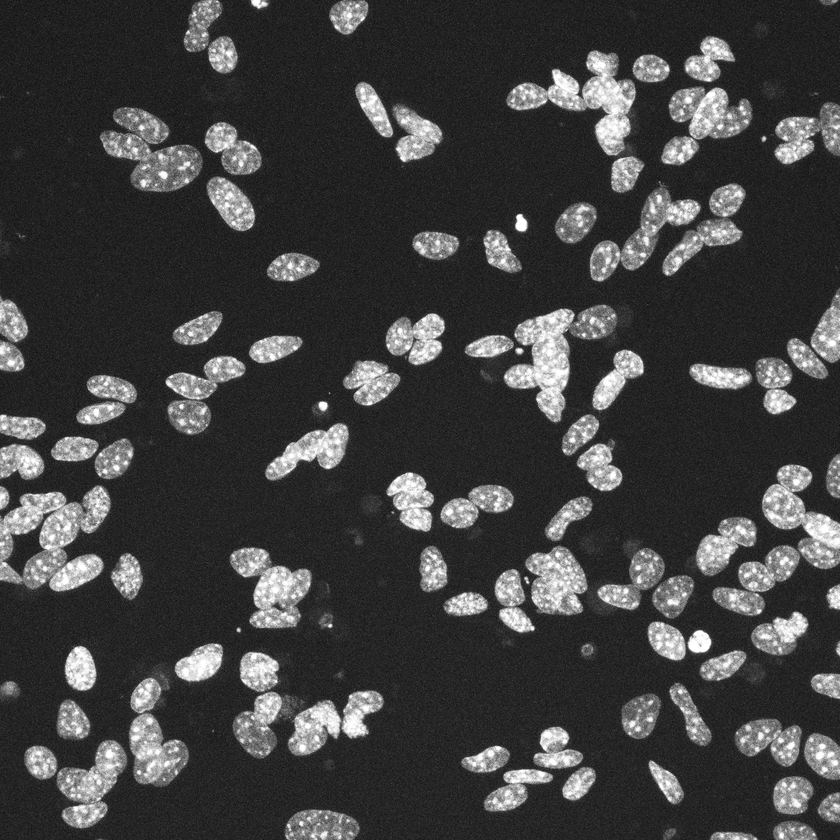
#> input picture test_images/DAPI.png, 840 x 840 px, shrunk from 2048 x 2048 before the run
$ python pyedge.py
#> lines starting #> are read from the running program, lines starting #| are printed output that depends on the picture
"""
pyEdge: a small utility to detect edges in images.
It supports three different methods for edge detection: Canny, Sobel and Prewitt
"""

# Import libraries
import matplotlib.pyplot as plt
from skimage.io import imread, imsave
from skimage.filters import sobel, prewitt
from skimage.feature import canny
import numpy as np

# TODO: these should be passed by the user
# if no output filename is passed, it should be generated automatically
input_filename = "test_images/DAPI.png"
output_filename = "test_images/DAPI_edges.png"

# Read image and find edges
img = imread(input_filename)
#> img is the input picture: shape (840, 840); min 14, max 255, mean 64.1

def find_edges(img:np.array, method:str="canny") -> np.array:
    """Finds edges in an image, using the method chosen by the user (default is Canny)

    Args:
        img (np.array): The input image
        method (str, optional): The edge-detection method. Defaults to "canny".
                                Allowed values are "canny", "prewitt", "sobel".

    Returns:
        np.array: The detected edges
    """
#> called with method = 'sobel'

    if method == "canny":
        img_edges = canny(img, sigma = 7)
    elif method == "sobel":
        img_edges = sobel(img)
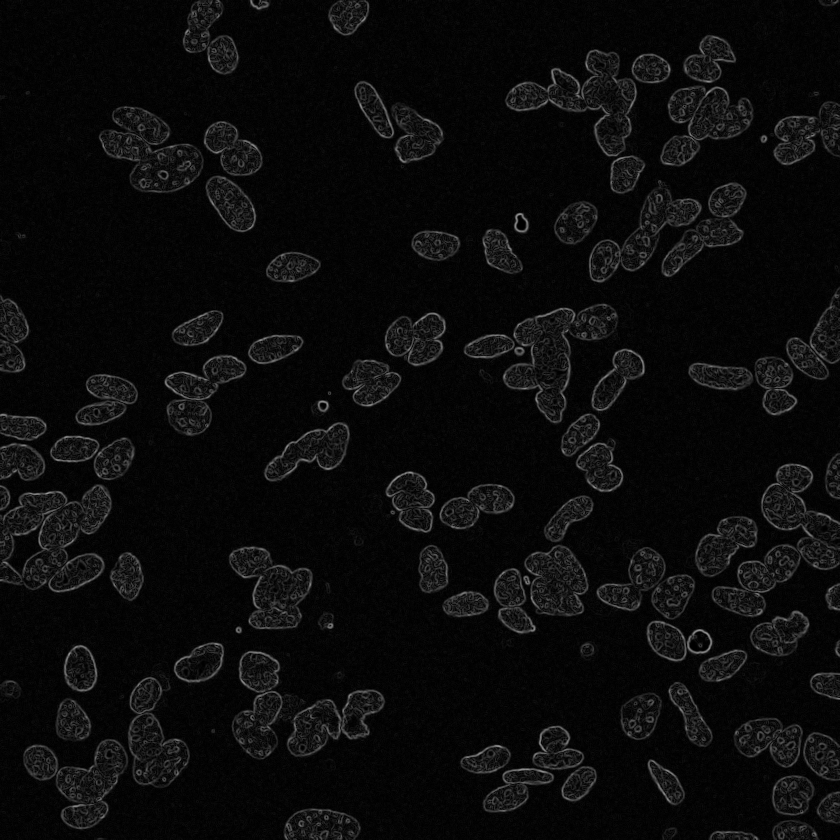
#> img_edges: shape (840, 840) float64; min 0, max 0.596, mean 0.0458
    elif method == "prewitt":
        img_edges = prewitt(img)
    else:
        raise ValueError(f"{method} is not a recognised method.")

    return img_edges

# TODO: user should choose method
img_edges = find_edges(img, "sobel")

# Save to file
imsave(fname=output_filename, arr=img_edges)

def display_images(img:np.array, cmap:str="gray")-> None:
    """Displays the image and the edges side by side

    Args:
        img (np.array): The input image
        cmap (str): The colourmap. Default is gray

    Returns: None - displays the images
    """
#> called with cmap = 'gray'

    # Display images
    fig, ax = plt.subplots(nrows=1, ncols=2, figsize=(14, 7))
    ax[0].imshow(img, cmap=cmap)
    ax[1].imshow(img_edges, cmap=cmap)

    for a in ax:
        a.axis("off")

    plt.show()
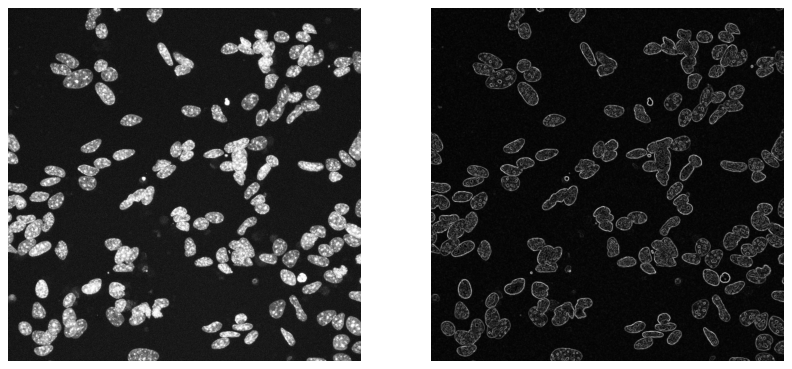
#> figure drawn by matplotlib, 2 panels

display_images(img, "gray")
